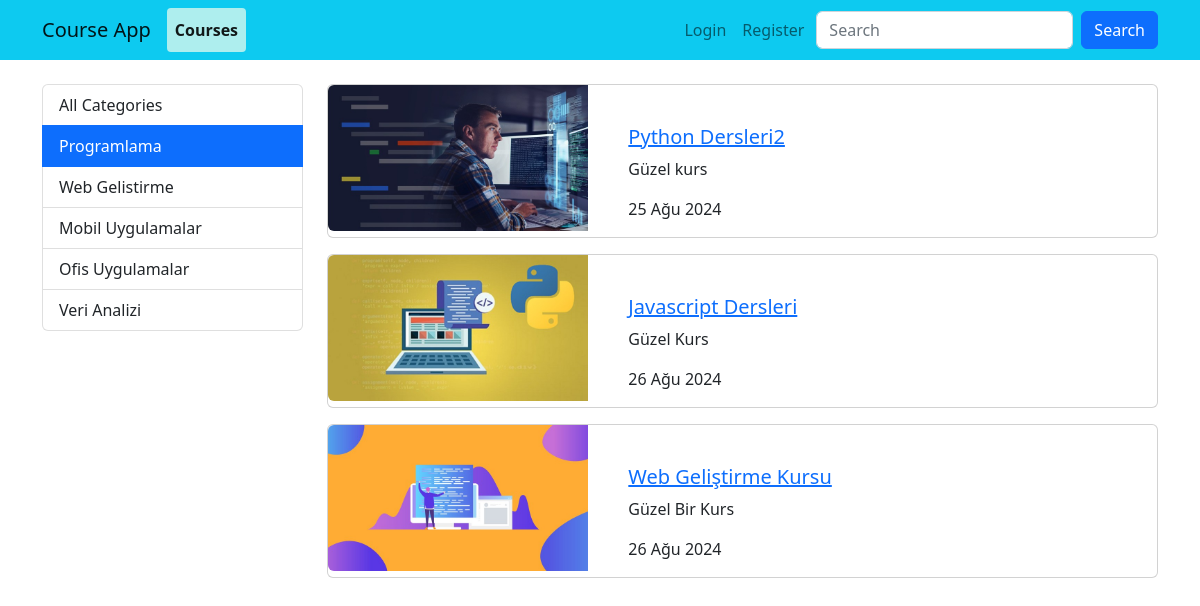
The app's page /courses/category/programlama, older data.
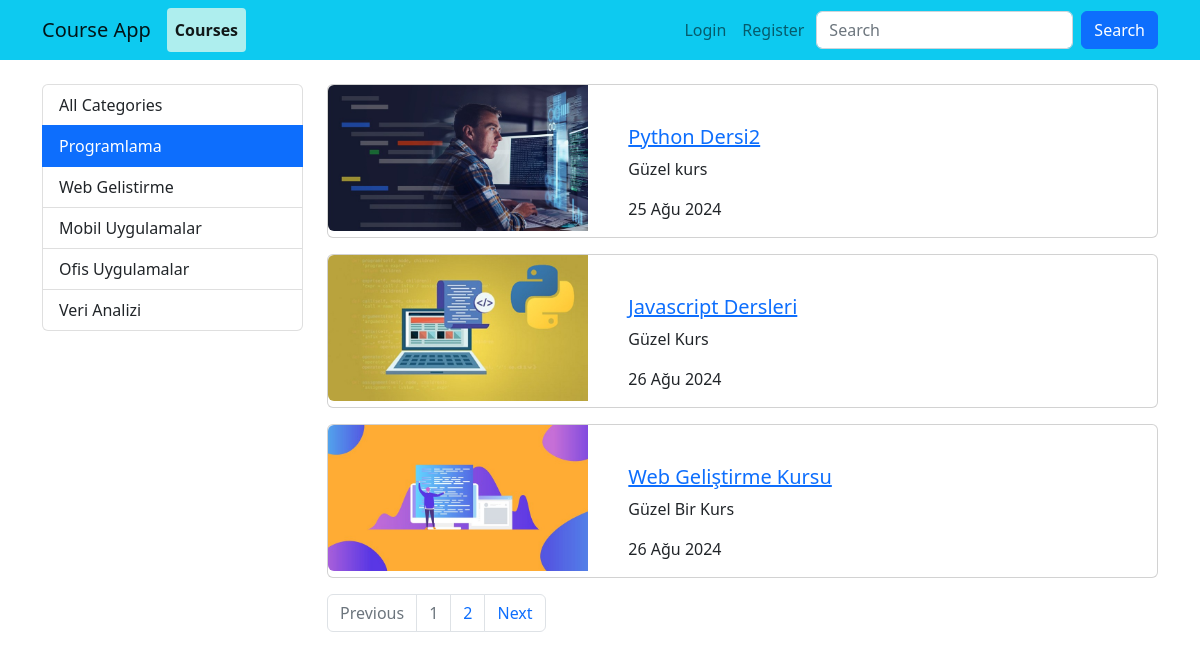
The same page, newer data.
### courses/models.py (models this page shows, shortened)
class Course(models.Model):
    title = models.CharField(max_length=50)
    description =models.TextField()
    image = models.ImageField(upload_to="images",default="")
    date = models.DateField(auto_now_add=True)
    isActive = models.BooleanField(default=False)
    isHome = models.BooleanField(default=False)
    slug = models.SlugField(null=False,default="",unique=True, db_index=True,blank=True,editable=False)
    categories = models.ManyToManyField(Category,related_name="kurslar",blank=True)

### courses/views.py (the view)
# urls.py: path("category/<slug:slug>",views.getCoursesByCategoryName, name="courses_by_category"),
def getCoursesByCategoryName(request,slug):
    courses = Course.objects.filter(isActive=True, categories__slug = slug).order_by("date")
    category = Category.objects.all()
    paginator = Paginator(courses,3) # her sayfada 3 tane kurs gözüksün
    page = request.GET.get('page',1)
    page_obj = paginator.page(page)
    print(paginator.page_range)
    print("bu kadar sayfaya sığdı ", paginator.num_pages)# kaç sayfaya sığdı
    print("kaç tane kurs kaydı var ", paginator.count) #kaç sayfa olduğunu söyler
    print(page_obj.number)
    return render(request, "courses/list.html",{
        "page_obj":page_obj,
        "categories":category,
        "selected_category":slug
    })

### courses/templates/courses/list.html (shortened to what this page needs)
{% extends "layout.html" %}
{% load static %}
{% block css_files %}
    <link rel="stylesheet" href="{% static "/courses/css/style.css" %}">
{% endblock css_files %}
{% block content %}
    <div class="container">
        <div class="row mt-4">
            <div class="col-3">
                {% include "courses/partials/_categories.html" %}
            </div>
            <div class="col-9" >
                {% if page_obj.object_list|length == 0 %}
                    <div class="alert alert-warning">
                        No courses registered in this category
                    </div>
                {% else %}
                    {% for course in page_obj.object_list  %}
                        {% include "courses/partials/_course-card.html" %}
                    {% endfor %}
                {% endif %}
                {% include "courses/partials/_pagination.html" %}
            </div>
        </div>
    </div>
{% endblock content %}

### courses/templates/courses/partials/_course-card.html
{% load static %}
<div class="card mb-3">
    <div class="row">
        <div class="col-4">
            <img class="img-fluid rounded-start" src="{{course.image.url}}" alt="{{course.title}}">
        </div>
        <div class="col-8 mt-4">
            <div class="card-body">
                <a href="{% url "course_detail" course.slug %}">
                    <h5 class="card-title">{{course.title | title}}</h5>
                </a>
                <p class="card-text">{{course.description | capfirst | truncatechars:20}}</p>
                <span>{{course.date | date:"SHORT_DATE_FORMAT" }}</span>
            </div>
        </div>
    </div>
</div>

Row changes from the older to the newer data that the page shows:
changed Course "Güzel kurs": title "Python Dersleri2" → "Python Dersi2"
Text that changed along with them:
text now shown: "Previous Next"
new list line: "1"
new list line: "2"
